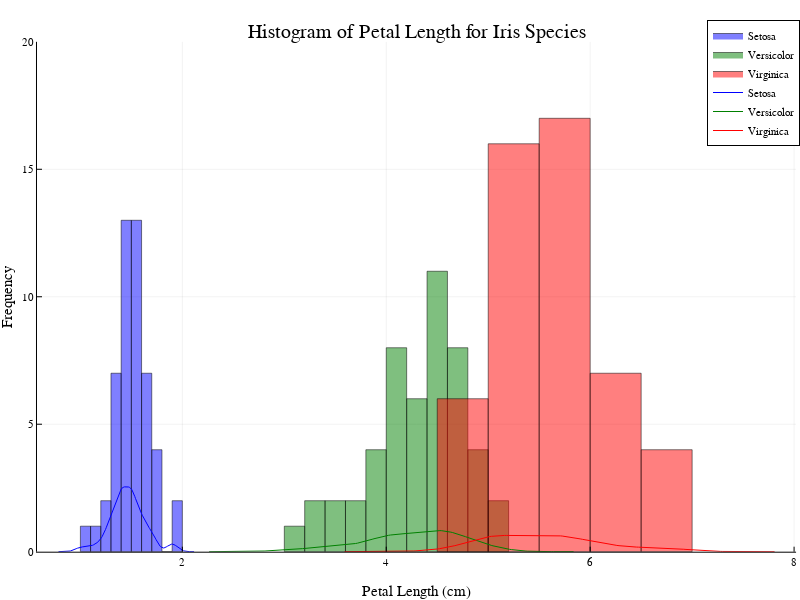

Write notebook code for a chart like this one.
### Code cell
# Histogram of petal_length for each species
plot()
histogram!(df2[1][!,:petal_length], label="Setosa", color=:blue, alpha=0.5, bins=10)
histogram!(df2[2][!,:petal_length], label="Versicolor", color=:green, alpha=0.5, bins=10)
histogram!(df2[3][!,:petal_length], label="Virginica", color=:red, alpha=0.5, bins=10)
xlabel!("Petal Length (cm)")
ylabel!("Frequency")
title!("Histogram of Petal Length for Iris Species")

# plot smoothed distribution of petal_length for each species
density!(df2[1][!,:petal_length], label="Setosa", color=:blue)
density!(df2[2][!,:petal_length], label="Versicolor", color=:green)
density!(df2[3][!,:petal_length], label="Virginica", color=:red)

# adjust size and y-axis limits of the plot
plot!(size=(800, 600), ylim=(0, 20))

### Figure 1 — Plotly figure (JSON) as saved in the notebook; plotly's stock layout.template omitted (floating-point values rounded to 4 significant figures; data arrays with more than 128 entries replaced by an {"elided": "..."} marker saying what was removed)
{"data": [{"fill": "tozeroy", "fillcolor": "rgba(0, 0, 255, 0.500)", "legendgroup": "Setosa", "line": {"color": "rgba(0, 0, 0, 0.500)", "dash": "solid", "width": 1}, "mode": "lines", "name": "Setosa", "showlegend": true, "type": "scatter", "x": [1, 1, 1.1, 1.1, 1, 1], "xaxis": "x1", "y": [1, 0, 0, 1, 1, 1], "yaxis": "y1"}, {"fill": "tozeroy", "fillcolor": "rgba(0, 0, 255, 0.500)", "legendgroup": "Setosa", "line": {"color": "rgba(0, 0, 0, 0.500)", "dash": "solid", "width": 1}, "mode": "lines", "name": "Setosa", "showlegend": false, "type": "scatter", "x": [1.1, 1.1, 1.2, 1.2, 1.1, 1.1], "xaxis": "x1", "y": [1, 0, 0, 1, 1, 1], "yaxis": "y1"}, {"fill": "tozeroy", "fillcolor": "rgba(0, 0, 255, 0.500)", "legendgroup": "Setosa", "line": {"color": "rgba(0, 0, 0, 0.500)", "dash": "solid", "width": 1}, "mode": "lines", "name": "Setosa", "showlegend": false, "type": "scatter", "x": [1.2, 1.2, 1.3, 1.3, 1.2, 1.2], "xaxis": "x1", "y": [2, 0, 0, 2, 2, 2], "yaxis": "y1"}, {"fill": "tozeroy", "fillcolor": "rgba(0, 0, 255, 0.500)", "legendgroup": "Setosa", "line": {"color": "rgba(0, 0, 0, 0.500)", "dash": "solid", "width": 1}, "mode": "lines", "name": "Setosa", "showlegend": false, "type": "scatter", "x": [1.3, 1.3, 1.4, 1.4, 1.3, 1.3], "xaxis": "x1", "y": [7, 0, 0, 7, 7, 7], "yaxis": "y1"}, {"fill": "tozeroy", "fillcolor": "rgba(0, 0, 255, 0.500)", "legendgroup": "Setosa", "line": {"color": "rgba(0, 0, 0, 0.500)", "dash": "solid", "width": 1}, "mode": "lines", "name": "Setosa", "showlegend": false, "type": "scatter", "x": [1.4, 1.4, 1.5, 1.5, 1.4, 1.4], "xaxis": "x1", "y": [13, 0, 0, 13, 13, 13], "yaxis": "y1"}, {"fill": "tozeroy", "fillcolor": "rgba(0, 0, 255, 0.500)", "legendgroup": "Setosa", "line": {"color": "rgba(0, 0, 0, 0.500)", "dash": "solid", "width": 1}, "mode": "lines", "name": "Setosa", "showlegend": false, "type": "scatter", "x": [1.5, 1.5, 1.6, 1.6, 1.5, 1.5], "xaxis": "x1", "y": [13, 0, 0, 13, 13, 13], "yaxis": "y1"}, {"fill": "tozeroy", "fillcolor": "rgba(0, 0, 255, 0.500)", "legendgroup": "Setosa", "line": {"color": "rgba(0, 0, 0, 0.500)", "dash": "solid", "width": 1}, "mode": "lines", "name": "Setosa", "showlegend": false, "type": "scatter", "x": [1.6, 1.6, 1.7, 1.7, 1.6, 1.6], "xaxis": "x1", "y": [7, 0, 0, 7, 7, 7], "yaxis": "y1"}, {"fill": "tozeroy", "fillcolor": "rgba(0, 0, 255, 0.500)", "legendgroup": "Setosa", "line": {"color": "rgba(0, 0, 0, 0.500)", "dash": "solid", "width": 1}, "mode": "lines", "name": "Setosa", "showlegend": false, "type": "scatter", "x": [1.7, 1.7, 1.8, 1.8, 1.7, 1.7], "xaxis": "x1", "y": [4, 0, 0, 4, 4, 4], "yaxis": "y1"}, {"fill": "tozeroy", "fillcolor": "rgba(0, 0, 255, 0.500)", "legendgroup": "Setosa", "line": {"color": "rgba(0, 0, 0, 0.500)", "dash": "solid", "width": 1}, "mode": "lines", "name": "Setosa", "showlegend": false, "type": "scatter", "x": [1.8, 1.8, 1.9, 1.9, 1.8, 1.8], "xaxis": "x1", "y": [0, 0, 0, 0, 0, 0], "yaxis": "y1"}, {"fill": "tozeroy", "fillcolor": "rgba(0, 0, 255, 0.500)", "legendgroup": "Setosa", "line": {"color": "rgba(0, 0, 0, 0.500)", "dash": "solid", "width": 1}, "mode": "lines", "name": "Setosa", "showlegend": false, "type": "scatter", "x": [1.9, 1.9, 2, 2, 1.9, 1.9], "xaxis": "x1", "y": [2, 0, 0, 2, 2, 2], "yaxis": "y1"}, {"colorbar": {"len": 0.9105, "title": "", "x": 0.9951, "y": 0.5058}, "legendgroup": "Setosa", "marker": {"color": "rgba(0, 0, 255, 0.000)", "line": {"color": "rgba(0, 0, 0, 0.000)", "width": 1}, "size": 0, "symbol": "circle"}, "mode": "markers", "name": "Setosa", "showlegend": false, "type": "scatter", "x": [1.05, 1.15, 1.25, 1.35, 1.45, 1.55, 1.65, 1.75, 1.85, 1.95], "xaxis": "x", "y": [1, 1, 2, 7, 13, 13, 7, 4, 0, 2], "yaxis": "y"}, {"fill": "tozeroy", "fillcolor": "rgba(0, 128, 0, 0.500)", "legendgroup": "Versicolor", "line": {"color": "rgba(0, 0, 0, 0.500)", "dash": "solid", "width": 1}, "mode": "lines", "name": "Versicolor", "showlegend": true, "type": "scatter", "x": [3, 3, 3.2, 3.2, 3, 3], "xaxis": "x1", "y": [1, 0, 0, 1, 1, 1], "yaxis": "y1"}, {"fill": "tozeroy", "fillcolor": "rgba(0, 128, 0, 0.500)", "legendgroup": "Versicolor", "line": {"color": "rgba(0, 0, 0, 0.500)", "dash": "solid", "width": 1}, "mode": "lines", "name": "Versicolor", "showlegend": false, "type": "scatter", "x": [3.2, 3.2, 3.4, 3.4, 3.2, 3.2], "xaxis": "x1", "y": [2, 0, 0, 2, 2, 2], "yaxis": "y1"}, {"fill": "tozeroy", "fillcolor": "rgba(0, 128, 0, 0.500)", "legendgroup": "Versicolor", "line": {"color": "rgba(0, 0, 0, 0.500)", "dash": "solid", "width": 1}, "mode": "lines", "name": "Versicolor", "showlegend": false, "type": "scatter", "x": [3.4, 3.4, 3.6, 3.6, 3.4, 3.4], "xaxis": "x1", "y": [2, 0, 0, 2, 2, 2], "yaxis": "y1"}, {"fill": "tozeroy", "fillcolor": "rgba(0, 128, 0, 0.500)", "legendgroup": "Versicolor", "line": {"color": "rgba(0, 0, 0, 0.500)", "dash": "solid", "width": 1}, "mode": "lines", "name": "Versicolor", "showlegend": false, "type": "scatter", "x": [3.6, 3.6, 3.8, 3.8, 3.6, 3.6], "xaxis": "x1", "y": [2, 0, 0, 2, 2, 2], "yaxis": "y1"}, {"fill": "tozeroy", "fillcolor": "rgba(0, 128, 0, 0.500)", "legendgroup": "Versicolor", "line": {"color": "rgba(0, 0, 0, 0.500)", "dash": "solid", "width": 1}, "mode": "lines", "name": "Versicolor", "showlegend": false, "type": "scatter", "x": [3.8, 3.8, 4, 4, 3.8, 3.8], "xaxis": "x1", "y": [4, 0, 0, 4, 4, 4], "yaxis": "y1"}, {"fill": "tozeroy", "fillcolor": "rgba(0, 128, 0, 0.500)", "legendgroup": "Versicolor", "line": {"color": "rgba(0, 0, 0, 0.500)", "dash": "solid", "width": 1}, "mode": "lines", "name": "Versicolor", "showlegend": false, "type": "scatter", "x": [4.0, 4.0, 4.2, 4.2, 4.0, 4.0], "xaxis": "x1", "y": [8, 0, 0, 8, 8, 8], "yaxis": "y1"}, {"fill": "tozeroy", "fillcolor": "rgba(0, 128, 0, 0.500)", "legendgroup": "Versicolor", "line": {"color": "rgba(0, 0, 0, 0.500)", "dash": "solid", "width": 1}, "mode": "lines", "name": "Versicolor", "showlegend": false, "type": "scatter", "x": [4.2, 4.2, 4.4, 4.4, 4.2, 4.2], "xaxis": "x1", "y": [6, 0, 0, 6, 6, 6], "yaxis": "y1"}, {"fill": "tozeroy", "fillcolor": "rgba(0, 128, 0, 0.500)", "legendgroup": "Versicolor", "line": {"color": "rgba(0, 0, 0, 0.500)", "dash": "solid", "width": 1}, "mode": "lines", "name": "Versicolor", "showlegend": false, "type": "scatter", "x": [4.4, 4.4, 4.6, 4.6, 4.4, 4.4], "xaxis": "x1", "y": [11, 0, 0, 11, 11, 11], "yaxis": "y1"}, {"fill": "tozeroy", "fillcolor": "rgba(0, 128, 0, 0.500)", "legendgroup": "Versicolor", "line": {"color": "rgba(0, 0, 0, 0.500)", "dash": "solid", "width": 1}, "mode": "lines", "name": "Versicolor", "showlegend": false, "type": "scatter", "x": [4.6, 4.6, 4.8, 4.8, 4.6, 4.6], "xaxis": "x1", "y": [8, 0, 0, 8, 8, 8], "yaxis": "y1"}, {"fill": "tozeroy", "fillcolor": "rgba(0, 128, 0, 0.500)", "legendgroup": "Versicolor", "line": {"color": "rgba(0, 0, 0, 0.500)", "dash": "solid", "width": 1}, "mode": "lines", "name": "Versicolor", "showlegend": false, "type": "scatter", "x": [4.8, 4.8, 5, 5, 4.8, 4.8], "xaxis": "x1", "y": [4, 0, 0, 4, 4, 4], "yaxis": "y1"}, {"fill": "tozeroy", "fillcolor": "rgba(0, 128, 0, 0.500)", "legendgroup": "Versicolor", "line": {"color": "rgba(0, 0, 0, 0.500)", "dash": "solid", "width": 1}, "mode": "lines", "name": "Versicolor", "showlegend": false, "type": "scatter", "x": [5, 5, 5.2, 5.2, 5, 5], "xaxis": "x1", "y": [2, 0, 0, 2, 2, 2], "yaxis": "y1"}, {"colorbar": {"len": 0.9105, "title": "", "x": 0.9951, "y": 0.5058}, "legendgroup": "Versicolor", "marker": {"color": "rgba(0, 128, 0, 0.000)", "line": {"color": "rgba(0, 0, 0, 0.000)", "width": 1}, "size": 0, "symbol": "circle"}, "mode": "markers", "name": "Versicolor", "showlegend": false, "type": "scatter", "x": [3.1, 3.3, 3.5, 3.7, 3.9, 4.1, 4.3, 4.5, 4.7, 4.9, 5.1], "xaxis": "x", "y": [1, 2, 2, 2, 4, 8, 6, 11, 8, 4, 2], "yaxis": "y"}, {"fill": "tozeroy", "fillcolor": "rgba(255, 0, 0, 0.500)", "legendgroup": "Virginica", "line": {"color": "rgba(0, 0, 0, 0.500)", "dash": "solid", "width": 1}, "mode": "lines", "name": "Virginica", "showlegend": true, "type": "scatter", "x": [4.5, 4.5, 5, 5, 4.5, 4.5], "xaxis": "x1", "y": [6, 0, 0, 6, 6, 6], "yaxis": "y1"}, {"fill": "tozeroy", "fillcolor": "rgba(255, 0, 0, 0.500)", "legendgroup": "Virginica", "line": {"color": "rgba(0, 0, 0, 0.500)", "dash": "solid", "width": 1}, "mode": "lines", "name": "Virginica", "showlegend": false, "type": "scatter", "x": [5, 5, 5.5, 5.5, 5, 5], "xaxis": "x1", "y": [16, 0, 0, 16, 16, 16], "yaxis": "y1"}, {"fill": "tozeroy", "fillcolor": "rgba(255, 0, 0, 0.500)", "legendgroup": "Virginica", "line": {"color": "rgba(0, 0, 0, 0.500)", "dash": "solid", "width": 1}, "mode": "lines", "name": "Virginica", "showlegend": false, "type": "scatter", "x": [5.5, 5.5, 6, 6, 5.5, 5.5], "xaxis": "x1", "y": [17, 0, 0, 17, 17, 17], "yaxis": "y1"}, {"fill": "tozeroy", "fillcolor": "rgba(255, 0, 0, 0.500)", "legendgroup": "Virginica", "line": {"color": "rgba(0, 0, 0, 0.500)", "dash": "solid", "width": 1}, "mode": "lines", "name": "Virginica", "showlegend": false, "type": "scatter", "x": [6, 6, 6.5, 6.5, 6, 6], "xaxis": "x1", "y": [7, 0, 0, 7, 7, 7], "yaxis": "y1"}, {"fill": "tozeroy", "fillcolor": "rgba(255, 0, 0, 0.500)", "legendgroup": "Virginica", "line": {"color": "rgba(0, 0, 0, 0.500)", "dash": "solid", "width": 1}, "mode": "lines", "name": "Virginica", "showlegend": false, "type": "scatter", "x": [6.5, 6.5, 7, 7, 6.5, 6.5], "xaxis": "x1", "y": [4, 0, 0, 4, 4, 4], "yaxis": "y1"}, {"colorbar": {"len": 0.9105, "title": "", "x": 0.9951, "y": 0.5058}, "legendgroup": "Virginica", "marker": {"color": "rgba(255, 0, 0, 0.000)", "line": {"color": "rgba(0, 0, 0, 0.000)", "width": 1}, "size": 0, "symbol": "circle"}, "mode": "markers", "name": "Virginica", "showlegend": false, "type": "scatter", "x": [4.75, 5.25, 5.75, 6.25, 6.75], "xaxis": "x", "y": [6, 16, 17, 7, 4], "yaxis": "y"}, {"colorbar": {"len": 0.9105, "title": "", "x": 0.9951, "y": 0.5058}, "legendgroup": "Setosa", "line": {"color": "rgba(0, 0, 255, 1.000)", "dash": "solid", "shape": "linear", "width": 1}, "mode": "lines", "name": "Setosa", "showlegend": true, "type": "scatter", "x": {"elided": "200 float values"}, "xaxis": "x", "y": {"elided": "200 float values"}, "yaxis": "y"}, {"colorbar": {"len": 0.9105, "title": "", "x": 0.9951, "y": 0.5058}, "legendgroup": "Versicolor", "line": {"color": "rgba(0, 128, 0, 1.000)", "dash": "solid", "shape": "linear", "width": 1}, "mode": "lines", "name": "Versicolor", "showlegend": true, "type": "scatter", "x": {"elided": "200 float values"}, "xaxis": "x", "y": {"elided": "200 float values"}, "yaxis": "y"}, {"colorbar": {"len": 0.9105, "title": "", "x": 0.9951, "y": 0.5058}, "legendgroup": "Virginica", "line": {"color": "rgba(255, 0, 0, 1.000)", "dash": "solid", "shape": "linear", "width": 1}, "mode": "lines", "name": "Virginica", "showlegend": true, "type": "scatter", "x": {"elided": "200 float values"}, "xaxis": "x", "y": {"elided": "200 float values"}, "yaxis": "y"}], "layout": {"annotations": [{"font": {"color": "rgba(0, 0, 0, 1.000)", "family": "sans-serif", "size": 20}, "rotation": 0, "showarrow": false, "text": "Histogram of Petal Length for Iris Species", "x": 0.5207, "xanchor": "center", "xref": "paper", "y": 1, "yanchor": "top", "yref": "paper"}], "height": 600, "legend": {"bgcolor": "rgba(255, 255, 255, 1.000)", "bordercolor": "rgba(0, 0, 0, 1.000)", "borderwidth": 1, "font": {"color": "rgba(0, 0, 0, 1.000)", "family": "sans-serif", "size": 11}, "title": {"font": {"color": "rgba(0, 0, 0, 1.000)", "family": "sans-serif", "size": 15}, "text": ""}, "tracegroupgap": 0, "traceorder": "normal", "x": 1, "xanchor": "auto", "y": 1, "yanchor": "auto"}, "margin": {"b": 20, "l": 0, "r": 0, "t": 20}, "paper_bgcolor": "rgba(255, 255, 255, 1.000)", "plot_bgcolor": "rgba(255, 255, 255, 1.000)", "showlegend": true, "width": 800, "xaxis": {"anchor": "y", "domain": [0.04624, 0.9951], "gridcolor": "rgba(0, 0, 0, 0.100)", "gridwidth": 0.5, "linecolor": "rgba(0, 0, 0, 1.000)", "mirror": false, "range": [0.5743, 8.019], "showgrid": true, "showline": true, "showticklabels": true, "tickangle": 0, "tickcolor": "rgb(0, 0, 0)", "tickfont": {"color": "rgba(0, 0, 0, 1.000)", "family": "sans-serif", "size": 11}, "tickmode": "array", "ticks": "inside", "ticktext": ["2", "4", "6", "8"], "tickvals": [2, 4, 6, 8], "title": "Petal Length (cm)", "titlefont": {"color": "rgba(0, 0, 0, 1.000)", "family": "sans-serif", "size": 15}, "type": "-", "visible": true, "zeroline": false, "zerolinecolor": "rgba(0, 0, 0, 1.000)"}, "yaxis": {"anchor": "x", "domain": [0.05054, 0.961], "gridcolor": "rgba(0, 0, 0, 0.100)", "gridwidth": 0.5, "linecolor": "rgba(0, 0, 0, 1.000)", "mirror": false, "range": [0, 20], "showgrid": true, "showline": true, "showticklabels": true, "tickangle": 0, "tickcolor": "rgb(0, 0, 0)", "tickfont": {"color": "rgba(0, 0, 0, 1.000)", "family": "sans-serif", "size": 11}, "tickmode": "array", "ticks": "inside", "ticktext": ["0", "5", "10", "15", "20"], "tickvals": [0, 5, 10, 15, 20], "title": "Frequency", "titlefont": {"color": "rgba(0, 0, 0, 1.000)", "family": "sans-serif", "size": 15}, "type": "-", "visible": true, "zeroline": false, "zerolinecolor": "rgba(0, 0, 0, 1.000)"}}}
